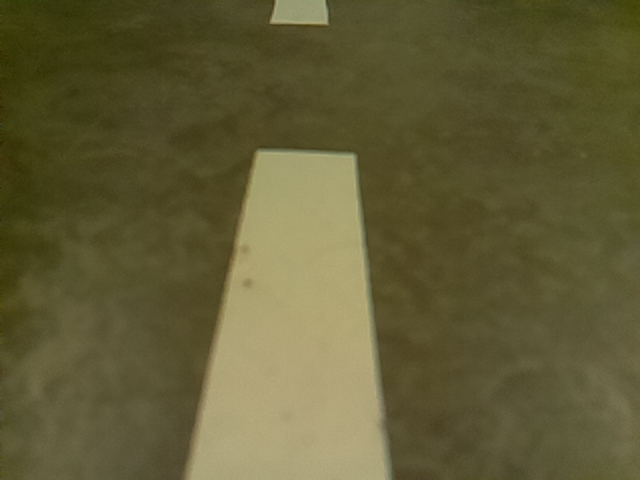
#> input picture src/line_recognition/images/1.jpg, 640 x 480 px; its folder holds only this picture in this run
$ python treshhold.py   (Python 2 division)
#> lines starting #> are read from the running program, lines starting #| are printed output that depends on the picture; after the words box and inside, x2 and y2 are one past the last pixel; in counts of white or black regions, pixels touching at a corner belong together
import cv2
import numpy as np
import time

for i in range(1,55):
    t = time.time()
    im = cv2.imread('images/%d.jpg'%i)
#> im is the input picture: shape (480, 640, 3); mean B, G, R 53.6, 92, 97.4

    blur = cv2.medianBlur(im,31)
    gray_image = cv2.cvtColor(blur, cv2.COLOR_BGR2GRAY)
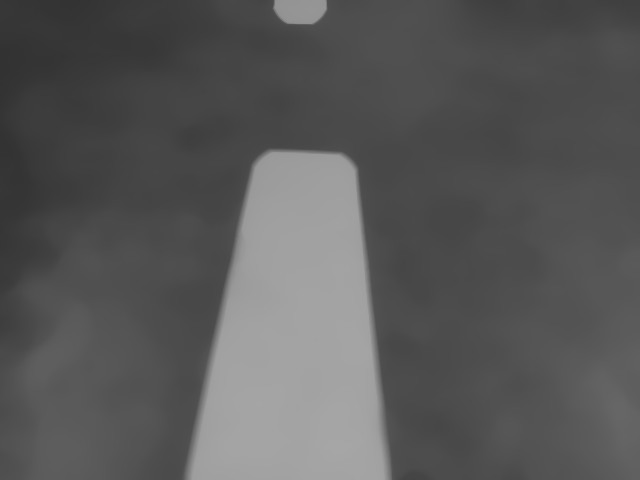
#> gray_image: shape (480, 640); min 50, max 166, mean 89.1
    imthresh = cv2.adaptiveThreshold(gray_image, 255, cv2.ADAPTIVE_THRESH_GAUSSIAN_C, cv2.THRESH_BINARY_INV,11,2)
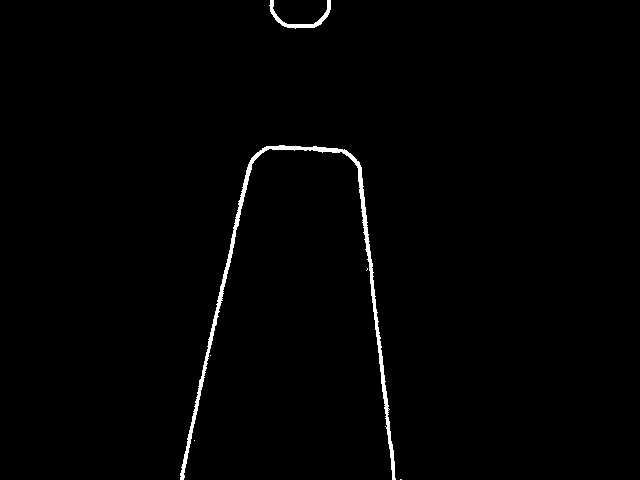
#> imthresh: shape (480, 640); 1.1% white; 6 white regions (4 under 20 px), largest, box (x1, y1, x2, y2) and area: (180, 145, 396, 480) 2941, (269, 0, 331, 29) 371
    (shapeX,shapeY) = imthresh.shape
#> shapeX = 480; shapeY = 640

    imthresh = imthresh

    pointsX = []
    for i in range(0,480,20):
        li = imthresh[i,120:520]
        nonzero = [j for j in range(len(li)) if li[j] != 0]
        if nonzero:
            av = np.average(nonzero)
            std = np.std(nonzero)
            if std > 10 and std < 120:
                pointsX.append((120+int(av),i))
#> this loop made 24 passes
#> (nonzero, av, std) on passes 1, 2, 9, 10, 11, 12, 13, 14, 15: ([150, 151, 152, 153, 207, 208, 209, 210], 180, 28.52), ([156, 157, 158, 159, 160, 161, 198, 199, 200, 201, 202, 203], 179.5, 21.07), ([130, 131, 132, 133, 134, 232, 233, 234, 235, 236], 183, 51.02), ([124, 125, 126, 127, 128, 238, 239, 240, 241, 242], 183, 57.02), ([119, 120, 121, 122, 123, 241, 242, 243, 244], 175, 60.39), ([115, 116, 117, 118, 119, 242, 243, 244, 245, 246], 180.5, 63.52), ([111, 112, 113, 114, 245, 246, 247, 248], 179.5, 67.01), ([107, 108, 109, 110, 248, 249, 250, 251], 179, 70.51), ([102, 103, 104, 105, 250, 251, 252, 253], 177.5, 74.01)
#> after the loop, pointsX = [(300, 0), (299, 20), (303, 160), (303, 180), (295, 200), (300, 220), (299, 240), (299, 260), (297, 280), (281, 300), (283, 320), (282, 340), (305, 360), (281, 380), (304, 400), (290, 420), (275, 440), (273, 460)]

    pointsY = []
    for i in range(0,140,20) + range(520,640,20):
        li = imthresh[80:400,i]
        nonzero = [j for j in range(len(li)) if li[j] != 0]
        if nonzero:
            av = np.average(nonzero)
            std = np.std(nonzero)
            if std > 10 and std < 120:
                pointsY.append((i,80+int(av)))
#> after the loop, pointsY = []

    for i in range(0,480,20):
        im[i-1:i,120:520] = (0,255,0)
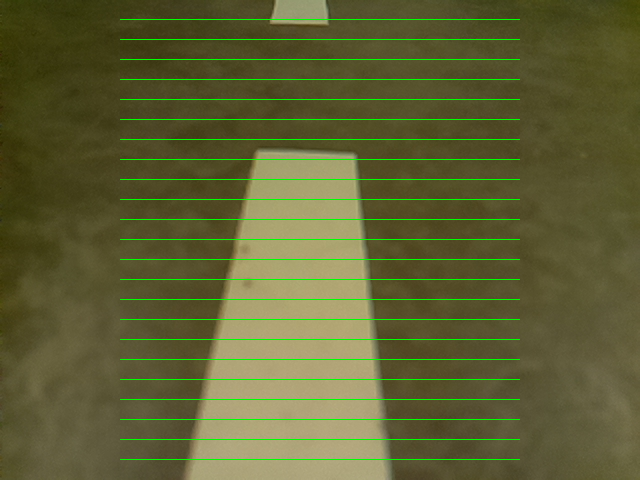
#> im: shape (480, 640, 3); 2.99% of pixels changed, all inside (x1, y1, x2, y2) = (120, 19, 520, 460)
    for i in range(0,140,20) + range(520,640,20):
        im[80:400,i-1:i] = (0,255,0)
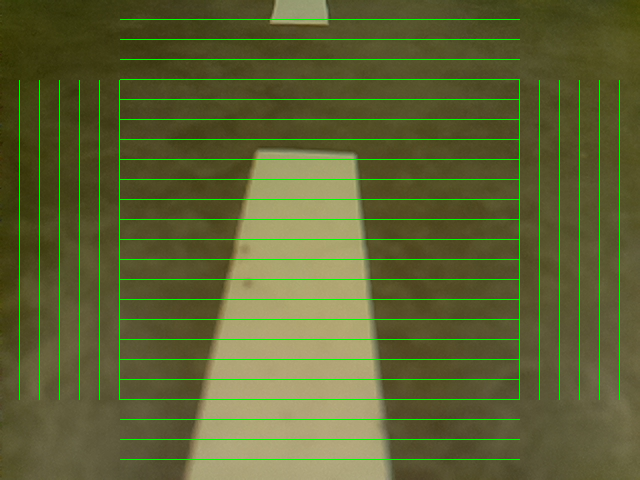
#> im: shape (480, 640, 3); 1.24% of pixels changed, all inside (x1, y1, x2, y2) = (19, 80, 620, 400)

    for point in pointsX:
        cv2.circle(im,point,1,(255,0,0),thickness=4)
#> this loop made 18 passes
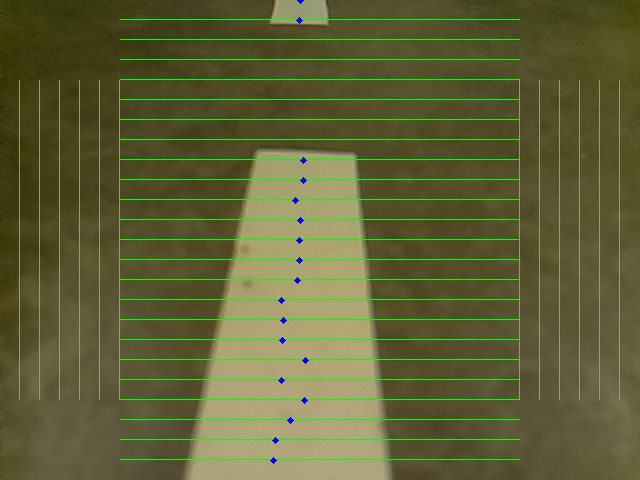
#> im: shape (480, 640, 3); 0.14% of pixels changed, all inside (x1, y1, x2, y2) = (270, 0, 309, 464)
    for point in pointsY:
        cv2.circle(im,point,1,(0,0,255),thickness=4)
#> this loop made 0 passes
#> (the run stopped early here; a loop or call above may not have finished)
